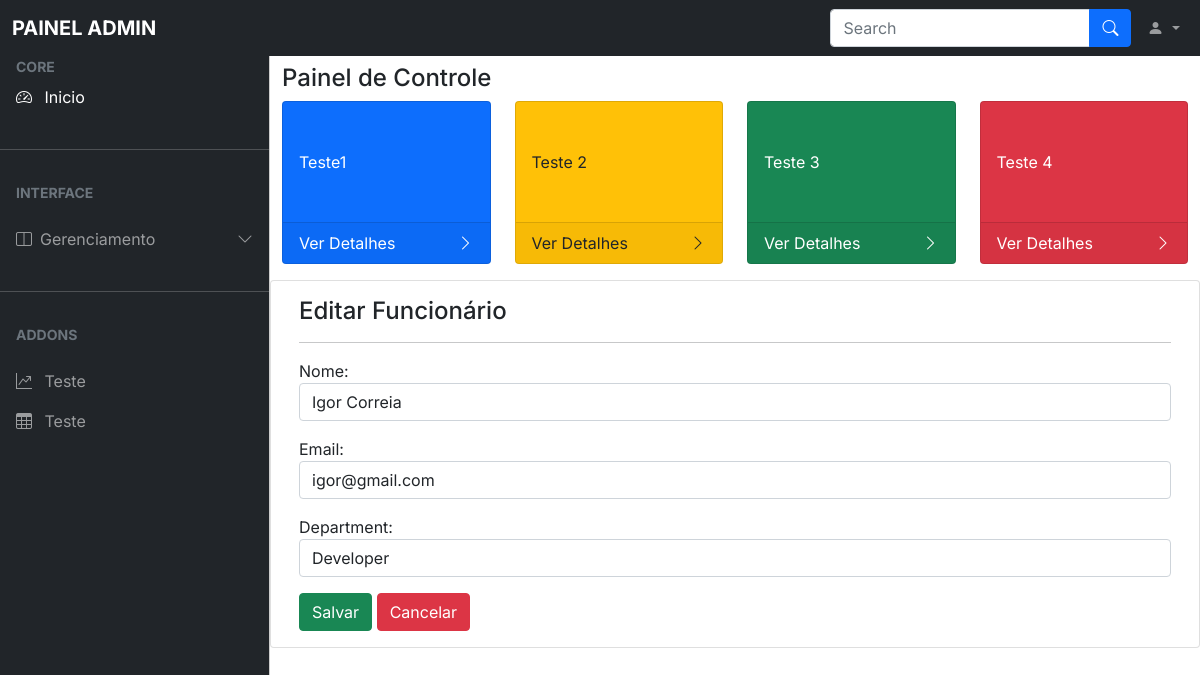
Screenshot of /employee/edit/1/ with the database file from the repository.
### portal/models.py (models this page shows, shortened)
class Employee(models.Model):
    nome = models.CharField(max_length=255)
    email = models.EmailField()
    department = models.CharField(max_length=255)

### portal/views.py (the view)
# urls.py: path('employee/edit/<int:employee_pk>/', views.employee_edit, name='employee_edit'),
def employee_edit(request, employee_pk):
    employee = Employee.objects.get(pk=employee_pk)
    form = EmployeeForm(request.POST or None, instance=employee)
    if request.POST:
        if form.is_valid():
            form.save()
            return redirect('employee')
    context = {
        'form': form,
        'employee': employee
    }
    return render(request, 'portal/employee_edit.html', context=context)

### portal/forms.py
class EmployeeForm(forms.ModelForm):
    class Meta:
        model = Employee
        exclude = ()
        widgets = {
            'nome': forms.TextInput(attrs={'class': 'form-control', 'autofocus': ''}),
            'email': forms.EmailInput(attrs={'class': 'form-control'}),
            'department': forms.TextInput(attrs={'class': 'form-control'})
        }

### portal/templates/portal/employee_edit.html (shortened to what this page needs)
{% extends 'base.html' %}
{% block content %}
<div class="card">
    <div class="card-body">
        <h4>Editar Funcionário</h4>
        <hr>
        <form action="{% url 'employee_edit' employee.id %}" method="post">
            {{ form.as_p }}
            <button class="btn btn-success" type="submit">Salvar</button>
            <a href="{% url 'employee' %}" class="btn btn-danger">Cancelar</a>
        </form>
    </div>
</div>
{% endblock %}

### rows the page displays
Employee: nome "Igor Correia", email "igor@gmail.com", department "Developer"
